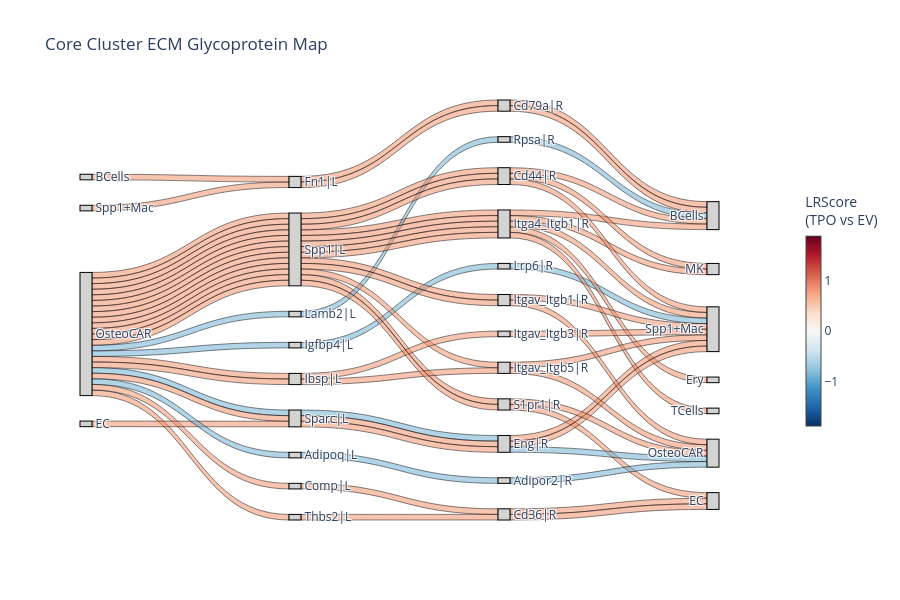

Notebook cell for this chart:
### Markdown cell above
**Example 2:** ECM glycoprotein signaling within the fibrotic core niche:

### Code cell
# Setup variables
ECM_GPs = list(allDBs_sub.Ligand[allDBs_sub.category == 'ECMglycoprots'])
fibCore = ['Spp1+Mac', 'BCells', 'MK', 'TCells', 'EC', 'OsteoCAR', 'Ery']

# Generate chart inline and save vector out
fig = nichesphere.sankey_plot.plot_custom_sankey(
    adata=adata_singlets_raw,
    table_key='TPO_x_EV',
    filter_df=colocFilt,
    source_cell=fibCore,
    target_cell=fibCore,
    ligand_list=ECM_GPs,
    threshold=25,
    title="Core Cluster ECM Glycoprotein Map",
    #save_path="fibCore_ECMglycoprots_sankey.pdf" # <-- Bypasses Python bugs and downloads vector directly via browser!
)
fig.show()

### Figure 1 — Plotly figure (JSON) as saved in the notebook; plotly's stock layout.template omitted (floating-point values rounded to 4 significant figures)
{"data": [{"arrangement": "snap", "link": {"color": ["rgba(103, 169, 207, 0.5)", "rgba(239, 138, 98, 0.5)", "rgba(239, 138, 98, 0.5)", "rgba(239, 138, 98, 0.5)", "rgba(103, 169, 207, 0.5)", "rgba(103, 169, 207, 0.5)", "rgba(239, 138, 98, 0.5)", "rgba(239, 138, 98, 0.5)", "rgba(239, 138, 98, 0.5)", "rgba(239, 138, 98, 0.5)", "rgba(239, 138, 98, 0.5)", "rgba(239, 138, 98, 0.5)", "rgba(239, 138, 98, 0.5)", "rgba(239, 138, 98, 0.5)", "rgba(239, 138, 98, 0.5)", "rgba(239, 138, 98, 0.5)", "rgba(239, 138, 98, 0.5)", "rgba(239, 138, 98, 0.5)", "rgba(239, 138, 98, 0.5)", "rgba(239, 138, 98, 0.5)", "rgba(239, 138, 98, 0.5)", "rgba(239, 138, 98, 0.5)", "rgba(239, 138, 98, 0.5)", "rgba(103, 169, 207, 0.5)", "rgba(239, 138, 98, 0.5)", "rgba(103, 169, 207, 0.5)", "rgba(239, 138, 98, 0.5)", "rgba(239, 138, 98, 0.5)", "rgba(239, 138, 98, 0.5)", "rgba(103, 169, 207, 0.5)", "rgba(103, 169, 207, 0.5)", "rgba(239, 138, 98, 0.5)", "rgba(239, 138, 98, 0.5)", "rgba(239, 138, 98, 0.5)", "rgba(239, 138, 98, 0.5)", "rgba(239, 138, 98, 0.5)", "rgba(239, 138, 98, 0.5)", "rgba(239, 138, 98, 0.5)", "rgba(239, 138, 98, 0.5)", "rgba(239, 138, 98, 0.5)", "rgba(239, 138, 98, 0.5)", "rgba(239, 138, 98, 0.5)", "rgba(239, 138, 98, 0.5)", "rgba(239, 138, 98, 0.5)", "rgba(239, 138, 98, 0.5)", "rgba(239, 138, 98, 0.5)", "rgba(239, 138, 98, 0.5)", "rgba(239, 138, 98, 0.5)", "rgba(103, 169, 207, 0.5)", "rgba(239, 138, 98, 0.5)", "rgba(103, 169, 207, 0.5)", "rgba(239, 138, 98, 0.5)", "rgba(239, 138, 98, 0.5)", "rgba(239, 138, 98, 0.5)", "rgba(103, 169, 207, 0.5)", "rgba(103, 169, 207, 0.5)", "rgba(239, 138, 98, 0.5)", "rgba(239, 138, 98, 0.5)", "rgba(239, 138, 98, 0.5)", "rgba(239, 138, 98, 0.5)", "rgba(239, 138, 98, 0.5)", "rgba(239, 138, 98, 0.5)", "rgba(239, 138, 98, 0.5)", "rgba(239, 138, 98, 0.5)", "rgba(239, 138, 98, 0.5)", "rgba(239, 138, 98, 0.5)", "rgba(239, 138, 98, 0.5)", "rgba(239, 138, 98, 0.5)", "rgba(239, 138, 98, 0.5)", "rgba(239, 138, 98, 0.5)", "rgba(239, 138, 98, 0.5)", "rgba(239, 138, 98, 0.5)", "rgba(239, 138, 98, 0.5)", "rgba(103, 169, 207, 0.5)", "rgba(239, 138, 98, 0.5)"], "customdata": [-1.878, 1.674, 1.523, 1.515, -1.514, -1.512, 1.478, 1.475, 1.439, 1.435, 1.419, 1.4, 1.36, 1.358, 1.323, 1.307, 1.301, 1.301, 1.289, 1.289, 1.283, 1.259, 1.258, -1.24, 1.237, -1.878, 1.674, 1.523, 1.515, -1.514, -1.512, 1.478, 1.475, 1.439, 1.435, 1.419, 1.4, 1.36, 1.358, 1.323, 1.307, 1.301, 1.301, 1.289, 1.289, 1.283, 1.259, 1.258, -1.24, 1.237, -1.878, 1.674, 1.523, 1.515, -1.514, -1.512, 1.478, 1.475, 1.439, 1.435, 1.419, 1.4, 1.36, 1.358, 1.323, 1.307, 1.301, 1.301, 1.289, 1.289, 1.283, 1.259, 1.258, -1.24, 1.237], "hovertemplate": "Flow Value (LRScore): %{customdata:.3f}<extra></extra>", "line": {"color": "rgba(0, 0, 0, 0.6)", "width": 0.8}, "source": [22, 22, 27, 22, 22, 22, 22, 22, 22, 22, 22, 22, 22, 22, 8, 22, 22, 22, 22, 22, 22, 22, 22, 22, 2, 14, 29, 12, 29, 19, 26, 29, 26, 29, 31, 29, 29, 13, 7, 26, 29, 29, 29, 13, 29, 29, 29, 29, 0, 12, 20, 25, 6, 15, 24, 10, 15, 10, 15, 4, 15, 16, 18, 4, 10, 5, 16, 18, 17, 25, 15, 5, 5, 1, 6], "target": [14, 29, 12, 29, 19, 26, 29, 26, 29, 31, 29, 29, 13, 7, 26, 29, 29, 29, 13, 29, 29, 29, 29, 0, 12, 20, 25, 6, 15, 24, 10, 15, 10, 15, 4, 15, 16, 18, 4, 10, 5, 16, 18, 17, 25, 15, 5, 5, 1, 6, 28, 9, 3, 11, 3, 23, 21, 28, 30, 9, 28, 28, 28, 9, 28, 3, 23, 23, 28, 23, 3, 21, 28, 23, 3], "value": [1.0, 1.0, 1.0, 1.0, 1.0, 1.0, 1.0, 1.0, 1.0, 1.0, 1.0, 1.0, 1.0, 1.0, 1.0, 1.0, 1.0, 1.0, 1.0, 1.0, 1.0, 1.0, 1.0, 1.0, 1.0, 1.0, 1.0, 1.0, 1.0, 1.0, 1.0, 1.0, 1.0, 1.0, 1.0, 1.0, 1.0, 1.0, 1.0, 1.0, 1.0, 1.0, 1.0, 1.0, 1.0, 1.0, 1.0, 1.0, 1.0, 1.0, 1.0, 1.0, 1.0, 1.0, 1.0, 1.0, 1.0, 1.0, 1.0, 1.0, 1.0, 1.0, 1.0, 1.0, 1.0, 1.0, 1.0, 1.0, 1.0, 1.0, 1.0, 1.0, 1.0, 1.0, 1.0]}, "node": {"color": "lightgray", "label": ["Adipoq|L", "Adipor2|R", "BCells", "BCells", "Cd36|R", "Cd44|R", "Cd79a|R", "Comp|L", "EC", "EC", "Eng|R", "Ery", "Fn1|L", "Ibsp|L", "Igfbp4|L", "Itga4_Itgb1|R", "Itgav_Itgb1|R", "Itgav_Itgb3|R", "Itgav_Itgb5|R", "Lamb2|L", "Lrp6|R", "MK", "OsteoCAR", "OsteoCAR", "Rpsa|R", "S1pr1|R", "Sparc|L", "Spp1+Mac", "Spp1+Mac", "Spp1|L", "TCells", "Thbs2|L"], "line": {"color": "black", "width": 1}, "pad": 35, "thickness": 12}, "type": "sankey"}, {"hoverinfo": "none", "marker": {"cmax": 1.878, "cmin": -1.878, "colorbar": {"len": 0.6, "thickness": 15, "title": {"side": "top", "text": "LRScore<br>(TPO vs EV)"}, "x": 1.12}, "colorscale": [[0, "rgb(5,48,97)"], [0.1, "rgb(33,102,172)"], [0.2, "rgb(67,147,195)"], [0.3, "rgb(146,197,222)"], [0.4, "rgb(209,229,240)"], [0.5, "rgb(247,247,247)"], [0.6, "rgb(253,219,199)"], [0.7, "rgb(244,165,130)"], [0.8, "rgb(214,96,77)"], [0.9, "rgb(178,24,43)"], [1, "rgb(103,0,31)"]], "showscale": true}, "mode": "markers", "showlegend": false, "type": "scatter", "x": [null], "y": [null]}], "layout": {"font": {"size": 12}, "height": 600, "margin": {"r": 160}, "paper_bgcolor": "white", "plot_bgcolor": "white", "title": {"text": "Core Cluster ECM Glycoprotein Map"}, "width": 900, "xaxis": {"showgrid": false, "showticklabels": false, "zeroline": false}, "yaxis": {"showgrid": false, "showticklabels": false, "zeroline": false}}}
